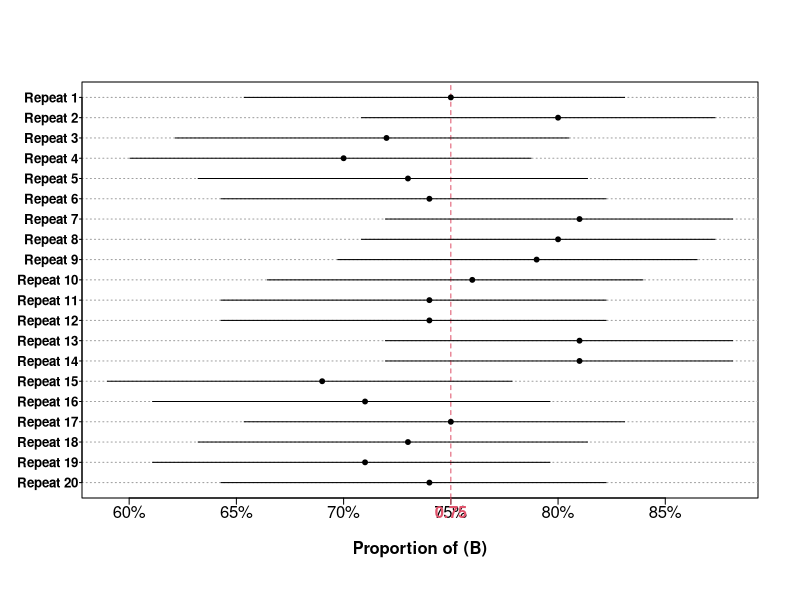

The R source for this figure:
CI.bi = function(n, p, n.sim, ylabel = FALSE){
  
  fun = function(){
    x = rbinom(1, n, p)
   pe = x/n
   CI = binom.test(x, n, p)[[4]]
   c(CI[1], CI[2], pe)
  }
  
    sim = t(replicate(n.sim, fun()))
capture = sim[ ,1] <= p & p <= sim[ ,2]
  
  par(mgp = c(2, .2, 0), tck = -.015)
  plot(sim[, 1:2], rep(1:n.sim, 2), ty = "n", ylab = NA, yaxt = "n", xaxt = "n", xlab = "Proportion of (B)", font.lab = 2)
  
  abline(h = 1:n.sim, col = 8, lty = 3)
  abline(v = p, lty = 2, col = 2)
  segments(sim[ ,1], 1:n.sim, sim[ ,2], 1:n.sim, lend = 1, col = ifelse(capture, 1, 2))
  axis(1, at = axTicks(1), labels = paste0(axTicks(1)*1e2, "%"))
  axis(1, at = p, col.axis = 2, col = 2, font = 2)
  if(ylabel) axis(2, at = 1:n.sim, labels = paste0("Repeat ", rev(1:n.sim)), font = 2, las = 1, cex.axis = .8, tck = -.006)
  points(sim[, 3], 1:n.sim, pch = 19, col = ifelse(capture, 1, 2), cex = ifelse(n.sim > 50, .6, .65))
  
  cat("Coverage =", mean(capture)*1e2, "%", "\n", "Long-run proportion =", mean(sim[, 3])*1e2, "%")
}
# Example of use:
CI.bi(n = 100, p = .75, n.sim = 20, ylabel = TRUE)
